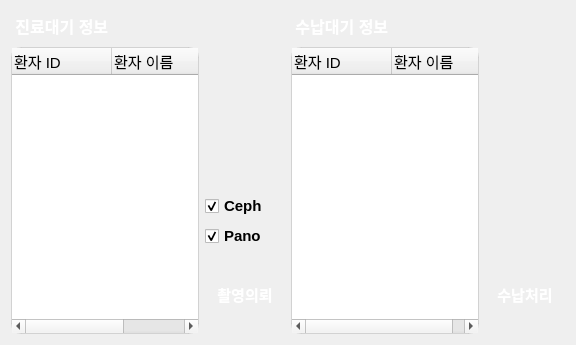
<?xml version="1.0" encoding="UTF-8"?>
<ui version="4.0">
 <class>PatientStatusManager</class>
 <widget class="QWidget" name="PatientStatusManager">
  <property name="geometry">
   <rect>
    <x>0</x>
    <y>0</y>
    <width>576</width>
    <height>345</height>
   </rect>
  </property>
  <property name="windowTitle">
   <string>Form</string>
  </property>
  <layout class="QGridLayout" name="gridLayout">
   <item row="0" column="0">
    <layout class="QHBoxLayout" name="horizontalLayout">
     <item>
      <layout class="QVBoxLayout" name="verticalLayout">
       <item>
        <widget class="QLabel" name="label_5">
         <property name="minimumSize">
          <size>
           <width>0</width>
           <height>30</height>
          </size>
         </property>
         <property name="font">
          <font>
           <pointsize>12</pointsize>
           <bold>true</bold>
          </font>
         </property>
         <property name="styleSheet">
          <string notr="true">background-color: qlineargradient(spread:pad, x1:0, y1:0, x2:1, 
                                                        y2:1, stop:0 rgba(149, 210, 253, 255),
                                                        stop:1 rgba(152, 136, 248, 255));
border-radius:10px;
color:#ffffff;</string>
         </property>
         <property name="text">
          <string> 진료대기 정보</string>
         </property>
        </widget>
       </item>
       <item>
        <widget class="QTreeWidget" name="waitTreatmentTreeWidget">
         <property name="sizePolicy">
          <sizepolicy hsizetype="Expanding" vsizetype="Expanding">
           <horstretch>2</horstretch>
           <verstretch>0</verstretch>
          </sizepolicy>
         </property>
         <property name="font">
          <font>
           <pointsize>11</pointsize>
          </font>
         </property>
         <property name="styleSheet">
          <string notr="true">QTreeWidget {
border-radius:10px;
border: 1px solid rgba(190, 190, 190, 150);
}</string>
         </property>
         <property name="alternatingRowColors">
          <bool>false</bool>
         </property>
         <property name="rootIsDecorated">
          <bool>false</bool>
         </property>
         <column>
          <property name="text">
           <string>환자 ID</string>
          </property>
          <property name="font">
           <font>
            <pointsize>11</pointsize>
           </font>
          </property>
         </column>
         <column>
          <property name="text">
           <string>환자 이름</string>
          </property>
          <property name="font">
           <font>
            <pointsize>11</pointsize>
           </font>
          </property>
         </column>
         <column>
          <property name="text">
           <string>진료 현황</string>
          </property>
          <property name="font">
           <font>
            <pointsize>11</pointsize>
           </font>
          </property>
         </column>
        </widget>
       </item>
      </layout>
     </item>
     <item>
      <layout class="QVBoxLayout" name="verticalLayout_5">
       <item>
        <spacer name="verticalSpacer_3">
         <property name="orientation">
          <enum>Qt::Vertical</enum>
         </property>
         <property name="sizeHint" stdset="0">
          <size>
           <width>20</width>
           <height>148</height>
          </size>
         </property>
        </spacer>
       </item>
       <item>
        <widget class="QCheckBox" name="cephCheckBox">
         <property name="font">
          <font>
           <pointsize>11</pointsize>
           <bold>true</bold>
          </font>
         </property>
         <property name="text">
          <string>Ceph</string>
         </property>
         <property name="checked">
          <bool>true</bool>
         </property>
        </widget>
       </item>
       <item>
        <widget class="QCheckBox" name="panoCheckBox">
         <property name="font">
          <font>
           <pointsize>11</pointsize>
           <bold>true</bold>
          </font>
         </property>
         <property name="text">
          <string>Pano</string>
         </property>
         <property name="checked">
          <bool>true</bool>
         </property>
        </widget>
       </item>
       <item>
        <widget class="QPushButton" name="shootRequestPushButton">
         <property name="sizePolicy">
          <sizepolicy hsizetype="Minimum" vsizetype="Fixed">
           <horstretch>1</horstretch>
           <verstretch>0</verstretch>
          </sizepolicy>
         </property>
         <property name="minimumSize">
          <size>
           <width>80</width>
           <height>80</height>
          </size>
         </property>
         <property name="font">
          <font>
           <pointsize>11</pointsize>
           <bold>true</bold>
          </font>
         </property>
         <property name="styleSheet">
          <string notr="true">background-color: qlineargradient(spread:pad, x1:0, y1:0, x2:1, 
                                                        y2:1, stop:0 rgba(149, 210, 253, 255),
                                                        stop:1 rgba(152, 136, 248, 255));
border-radius:10px;
color:#ffffff;</string>
         </property>
         <property name="text">
          <string>촬영의뢰</string>
         </property>
        </widget>
       </item>
      </layout>
     </item>
     <item>
      <layout class="QVBoxLayout" name="verticalLayout_2"/>
     </item>
    </layout>
   </item>
   <item row="0" column="1">
    <layout class="QHBoxLayout" name="horizontalLayout_2">
     <item>
      <layout class="QVBoxLayout" name="verticalLayout_3">
       <item>
        <widget class="QLabel" name="label_6">
         <property name="minimumSize">
          <size>
           <width>0</width>
           <height>30</height>
          </size>
         </property>
         <property name="font">
          <font>
           <pointsize>12</pointsize>
           <bold>true</bold>
          </font>
         </property>
         <property name="styleSheet">
          <string notr="true">background-color: qlineargradient(spread:pad, x1:0, y1:0, x2:1, 
                                                        y2:1, stop:0 rgba(149, 210, 253, 255),
                                                        stop:1 rgba(152, 136, 248, 255));
border-radius:10px;
color:#ffffff;</string>
         </property>
         <property name="text">
          <string> 수납대기 정보</string>
         </property>
        </widget>
       </item>
       <item>
        <widget class="QTreeWidget" name="waitPaymentTreeWidget">
         <property name="sizePolicy">
          <sizepolicy hsizetype="Expanding" vsizetype="Expanding">
           <horstretch>2</horstretch>
           <verstretch>0</verstretch>
          </sizepolicy>
         </property>
         <property name="font">
          <font>
           <pointsize>11</pointsize>
          </font>
         </property>
         <property name="styleSheet">
          <string notr="true">QTreeWidget {
border-radius:10px;
border: 1px solid rgba(190, 190, 190, 150);
}</string>
         </property>
         <property name="alternatingRowColors">
          <bool>false</bool>
         </property>
         <property name="rootIsDecorated">
          <bool>false</bool>
         </property>
         <property name="uniformRowHeights">
          <bool>false</bool>
         </property>
         <column>
          <property name="text">
           <string>환자 ID</string>
          </property>
          <property name="font">
           <font>
            <pointsize>11</pointsize>
           </font>
          </property>
         </column>
         <column>
          <property name="text">
           <string>환자 이름</string>
          </property>
          <property name="font">
           <font>
            <pointsize>11</pointsize>
           </font>
          </property>
         </column>
        </widget>
       </item>
      </layout>
     </item>
     <item>
      <layout class="QVBoxLayout" name="verticalLayout_4">
       <item>
        <spacer name="verticalSpacer_2">
         <property name="orientation">
          <enum>Qt::Vertical</enum>
         </property>
         <property name="sizeHint" stdset="0">
          <size>
           <width>20</width>
           <height>148</height>
          </size>
         </property>
        </spacer>
       </item>
       <item>
        <widget class="QPushButton" name="paymentPushButton">
         <property name="sizePolicy">
          <sizepolicy hsizetype="Minimum" vsizetype="Fixed">
           <horstretch>1</horstretch>
           <verstretch>0</verstretch>
          </sizepolicy>
         </property>
         <property name="minimumSize">
          <size>
           <width>80</width>
           <height>80</height>
          </size>
         </property>
         <property name="font">
          <font>
           <pointsize>11</pointsize>
           <bold>true</bold>
          </font>
         </property>
         <property name="styleSheet">
          <string notr="true">background-color: qlineargradient(spread:pad, x1:0, y1:0, x2:1, 
                                                        y2:1, stop:0 rgba(149, 210, 253, 255),
                                                        stop:1 rgba(152, 136, 248, 255));
border-radius:10px;
color:#ffffff;</string>
         </property>
         <property name="text">
          <string>수납처리</string>
         </property>
        </widget>
       </item>
      </layout>
     </item>
    </layout>
   </item>
  </layout>
 </widget>
 <resources/>
 <connections/>
</ui>
